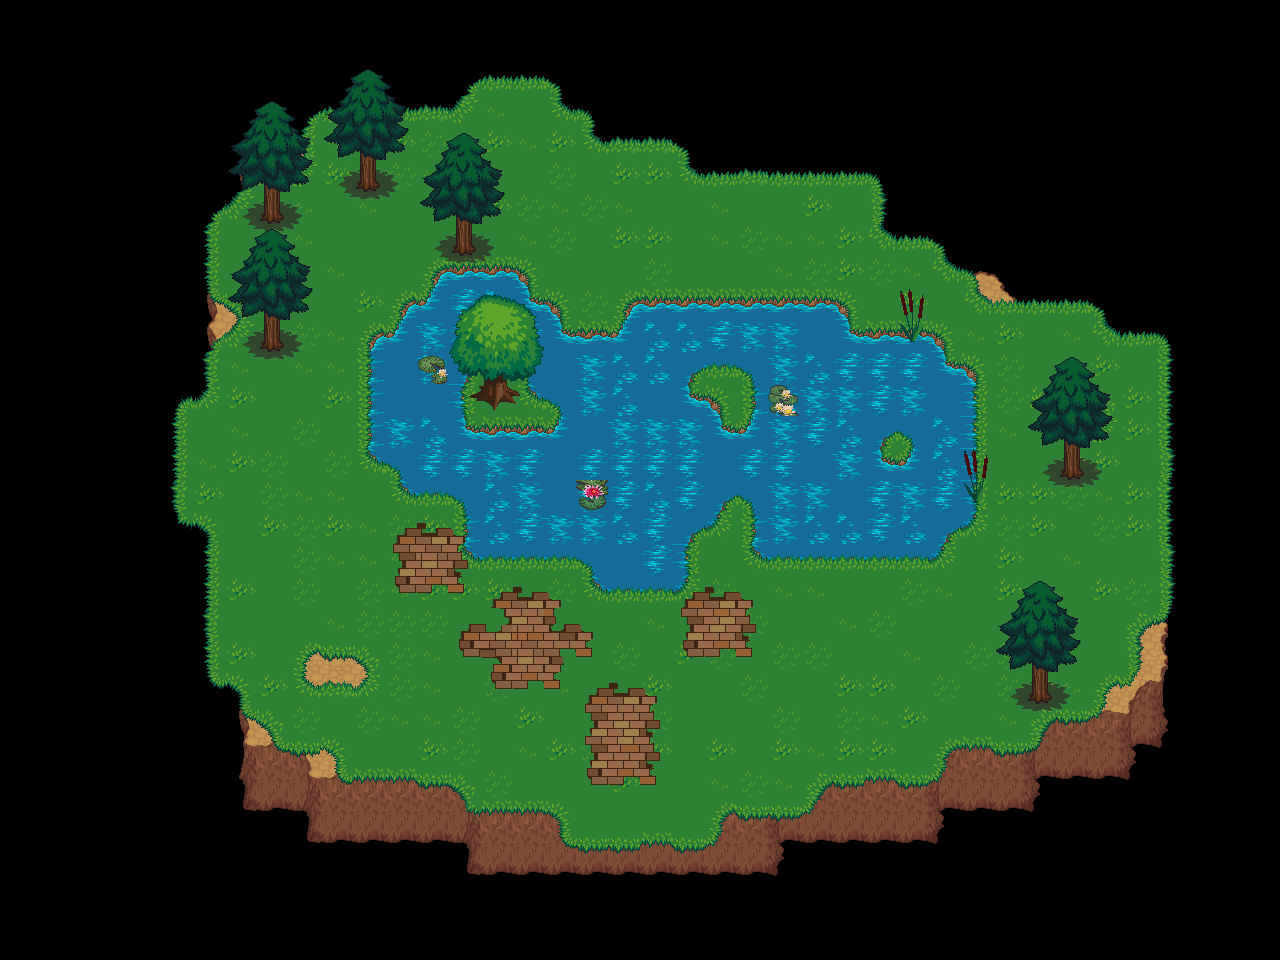

A level layout from a 2D game, rendered from its tile map. Below: a short description, then the map file with tile-grid data replaced by summaries:
An orthogonal 40x30 tile map with 32x32 px tiles, 6 tile layers (behindCliffs, cliffs, grass, water, ...), 3 hidden layers not drawn, 3 tilesets and 1 object (endpoints).

<map version="1.0" orientation="orthogonal" width="40" height="30" tilewidth="32" tileheight="32">
 <properties>
  <property name="initialSpawnCount" value="3" />
  <property name="maxSpawnCapacity" value="10" />
 </properties>
 <tileset firstgid="1" name="base_out_atlas" tilewidth="32" tileheight="32">
  <image source="../tilesets/base_out_atlas.png" trans="ffffff" width="1024" height="1024" />
  <terraintypes>
   <terrain name="grass" tile="85" />
   <terrain name="cliffs" tile="37" />
  </terraintypes>
  <tile id="5" terrain=",,,1" />
  <tile id="6" terrain=",,1,1" />
  <tile id="7" terrain=",,1," />
  <tile id="8" terrain=",1,1,1" />
  <tile id="9" terrain="1,,1,1" />
  <tile id="22" terrain="0,0,0," />
  <tile id="23" terrain="0,0,,0" />
  <tile id="37" terrain=",1,,1" />
  <tile id="38" terrain="1,1,1,1" />
  <tile id="39" terrain="1,,1," />
  <tile id="40" terrain="1,1,,1" />
  <tile id="41" terrain="1,1,1," />
  <tile id="54" terrain="0,,0,0" />
  <tile id="55" terrain=",0,0,0" />
  <tile id="69" terrain=",1,," />
  <tile id="70" terrain="1,1,," />
  <tile id="71" terrain="1,,," />
  <tile id="85" terrain=",,,0" />
  <tile id="86" terrain=",,0,0" />
  <tile id="87" terrain=",,0," />
  <tile id="117" terrain=",0,,0" />
  <tile id="118" terrain="0,0,0,0" />
  <tile id="119" terrain="0,,0," />
  <tile id="149" terrain=",0,," />
  <tile id="150" terrain="0,0,," />
  <tile id="151" terrain="0,,," />
  <tile id="181" terrain="0,0,0,0" />
  <tile id="182" terrain="0,0,0,0" />
  <tile id="183" terrain="0,0,0,0" />
  <tile id="214" terrain="0,0,0," />
  <tile id="215" terrain="0,0,,0" />
  <tile id="246" terrain="0,,0,0" />
  <tile id="247" terrain=",0,0,0" />
  <tile id="277" terrain=",,,0" />
  <tile id="278" terrain=",,0,0" />
  <tile id="279" terrain=",,0," />
  <tile id="309" terrain=",0,,0" />
  <tile id="310" terrain="0,0,0,0" />
  <tile id="311" terrain="0,,0," />
  <tile id="341" terrain=",0,," />
  <tile id="342" terrain="0,0,," />
  <tile id="343" terrain="0,,," />
 </tileset>
 <tileset firstgid="1025" name="terrain_atlas" tilewidth="32" tileheight="32">
  <image source="../tilesets/terrain_atlas.png" trans="000000" width="1024" height="1024" />
  <terraintypes>
   <terrain name="water+grass" tile="422" />
   <terrain name="brokenPath" tile="757" />
  </terraintypes>
  <tile id="295" terrain="0,0,0," />
  <tile id="296" terrain="0,0,,0" />
  <tile id="327" terrain="0,,0,0" />
  <tile id="328" terrain=",0,0,0" />
  <tile id="358" terrain=",,,0" />
  <tile id="359" terrain=",,0,0" />
  <tile id="360" terrain=",,0," />
  <tile id="390" terrain=",0,,0" />
  <tile id="391" terrain="0,0,0,0" />
  <tile id="392" terrain="0,,0," />
  <tile id="422" terrain=",0,," />
  <tile id="423" terrain="0,0,," />
  <tile id="424" terrain="0,,," />
  <tile id="565" terrain="0,0,0,0" />
  <tile id="566" terrain="0,0,0,0" />
  <tile id="567" terrain="0,0,0,0" />
  <tile id="725" terrain="1,1,1,1" />
  <tile id="726" terrain="1,1,1,1" />
  <tile id="727" terrain="1,1,1,1" />
  <tile id="728" terrain="1,1,1,1" />
  <tile id="729" terrain="1,1,1,1" />
  <tile id="755" terrain="1,1,1," />
  <tile id="756" terrain="1,1,," />
  <tile id="757" terrain="1,1,,1" />
  <tile id="758" terrain=",,,1" />
  <tile id="759" terrain=",,1," />
  <tile id="787" terrain="1,,1," />
  <tile id="789" terrain=",1,,1" />
  <tile id="790" terrain=",1,," />
  <tile id="791" terrain="1,,," />
  <tile id="819" terrain="1,,1,1" />
  <tile id="820" terrain=",,1,1" />
  <tile id="821" terrain=",1,1,1" />
 </tileset>
 <tileset firstgid="2049" source="../tilesets/objects.tsx" />
 <layer name="behindCliffs" width="40" height="30">
  <data>[1200 cells, 24 non-empty, 6 distinct tile ids]</data>
 </layer>
 <layer name="cliffs" width="40" height="30">
  <data>[1200 cells, 658 non-empty, 19 distinct tile ids]</data>
 </layer>
 <layer name="grass" width="40" height="30">
  <data>[1200 cells, 614 non-empty, 29 distinct tile ids]</data>
 </layer>
 <layer name="water" width="40" height="30">
  <data>[1200 cells, 171 non-empty, 16 distinct tile ids]</data>
 </layer>
 <layer name="trunks" width="40" height="30">
  <data>[1200 cells, 119 non-empty, 43 distinct tile ids]</data>
 </layer>
 <layer name="trees" width="40" height="30">
  <data>[1200 cells, 54 non-empty, 9 distinct tile ids]</data>
 </layer>
 <objectgroup name="#PORTALS" width="40" height="30">
  <object name="backExit" type="endpoints" gid="2049" x="611" y="745">
   <properties>
    <property name="linkedMap" value="bigger_static_wyld" />
   </properties>
  </object>
 </objectgroup>
 <layer name="#SPAWN near trees" width="40" height="30" visible="0">
  <properties>
   <property name="spawnableItems" value="Wood, Better Wood, Awesome Wood" />
  </properties>
  <data>[1200 cells, 21 non-empty, 1 distinct tile ids]</data>
 </layer>
 <layer name="#SPAWN basicOre" width="40" height="30" visible="0">
  <properties>
   <property name="spawnableItems" value="Ore" />
  </properties>
  <data>[1200 cells, 4 non-empty, 1 distinct tile ids]</data>
 </layer>
 <layer name="#SPAWN blackberry" width="40" height="30" visible="0">
  <properties>
   <property name="spawnableItems" value="Blackberry" />
  </properties>
  <data>[1200 cells, 46 non-empty, 1 distinct tile ids]</data>
 </layer>
</map>
